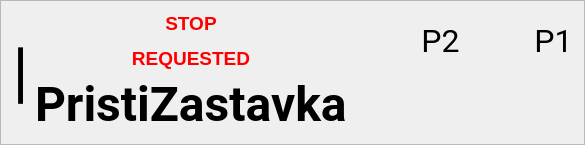
                        <widget class="QFrame" name="frame_spodniRadek_2">
                         <property name="frameShape">
                          <enum>QFrame::Shape::StyledPanel</enum>
                         </property>
                         <property name="frameShadow">
                          <enum>QFrame::Shadow::Raised</enum>
                         </property>
                         <layout class="QGridLayout" name="gridLayout_18">
                          <item row="0" column="2">
                           <widget class="QLabel" name="label_pasmo1_3">
                            <property name="sizePolicy">
                             <sizepolicy hsizetype="Preferred" vsizetype="Preferred">
                              <horstretch>0</horstretch>
                              <verstretch>0</verstretch>
                             </sizepolicy>
                            </property>
                            <property name="minimumSize">
                             <size>
                              <width>175</width>
                              <height>0</height>
                             </size>
                            </property>
                            <property name="maximumSize">
                             <size>
                              <width>175</width>
                              <height>16777215</height>
                             </size>
                            </property>
                            <property name="font">
                             <font>
                              <family>roboto</family>
                              <pointsize>24</pointsize>
                             </font>
                            </property>
                            <property name="text">
                             <string>P2</string>
                            </property>
                            <property name="alignment">
                             <set>Qt::AlignmentFlag::AlignCenter</set>
                            </property>
                           </widget>
                          </item>
                          <item row="0" column="1">
                           <widget class="QLabel" name="label_stopRequestedSymbol_2">
                            <property name="text">
                             <string>&lt;html&gt;&lt;head/&gt;&lt;body&gt;&lt;p align=&quot;center&quot;&gt;&lt;span style=&quot; font-size:14pt; font-weight:700; color:#ff0000;&quot;&gt;STOP&lt;/span&gt;&lt;/p&gt;&lt;p align=&quot;center&quot;&gt;&lt;span style=&quot; font-size:14pt; font-weight:700; color:#ff0000;&quot;&gt; REQUESTED&lt;/span&gt;&lt;/p&gt;&lt;/body&gt;&lt;/html&gt;</string>
                            </property>
                           </widget>
                          </item>
                          <item row="1" column="1">
                           <widget class="QLabel" name="Lnacestna1_2">
                            <property name="sizePolicy">
                             <sizepolicy hsizetype="Expanding" vsizetype="Expanding">
                              <horstretch>0</horstretch>
                              <verstretch>0</verstretch>
                             </sizepolicy>
                            </property>
                            <property name="maximumSize">
                             <size>
                              <width>16777215</width>
                              <height>500</height>
                             </size>
                            </property>
                            <property name="font">
                             <font>
                              <family>roboto</family>
                              <pointsize>36</pointsize>
                              <bold>true</bold>
                             </font>
                            </property>
                            <property name="styleSheet">
                             <string notr="true"/>
                            </property>
                            <property name="text">
                             <string>PristiZastavka</string>
                            </property>
                            <property name="scaledContents">
                             <bool>false</bool>
                            </property>
                           </widget>
                          </item>
                          <item row="0" column="3">
                           <widget class="QLabel" name="label_pasmo1_4">
                            <property name="sizePolicy">
                             <sizepolicy hsizetype="Maximum" vsizetype="Preferred">
                              <horstretch>0</horstretch>
                              <verstretch>0</verstretch>
                             </sizepolicy>
                            </property>
                            <property name="maximumSize">
                             <size>
                              <width>175</width>
                              <height>16777215</height>
                             </size>
                            </property>
                            <property name="font">
                             <font>
                              <family>roboto</family>
                              <pointsize>24</pointsize>
                             </font>
                            </property>
                            <property name="text">
                             <string>P1</string>
                            </property>
                            <property name="alignment">
                             <set>Qt::AlignmentFlag::AlignCenter</set>
                            </property>
                           </widget>
                          </item>
                          <item row="0" column="0" rowspan="2">
                           <widget class="QLabel" name="sipka_9">
                            <property name="sizePolicy">
                             <sizepolicy hsizetype="Maximum" vsizetype="Maximum">
                              <horstretch>0</horstretch>
                              <verstretch>0</verstretch>
                             </sizepolicy>
                            </property>
                            <property name="maximumSize">
                             <size>
                              <width>50</width>
                              <height>16777215</height>
                             </size>
                            </property>
                            <property name="font">
                             <font>
                              <family>roboto</family>
                              <pointsize>50</pointsize>
                             </font>
                            </property>
                            <property name="text">
                             <string>|</string>
                            </property>
                            <property name="alignment">
                             <set>Qt::AlignmentFlag::AlignCenter</set>
                            </property>
                           </widget>
                          </item>
                         </layout>
                        </widget>
